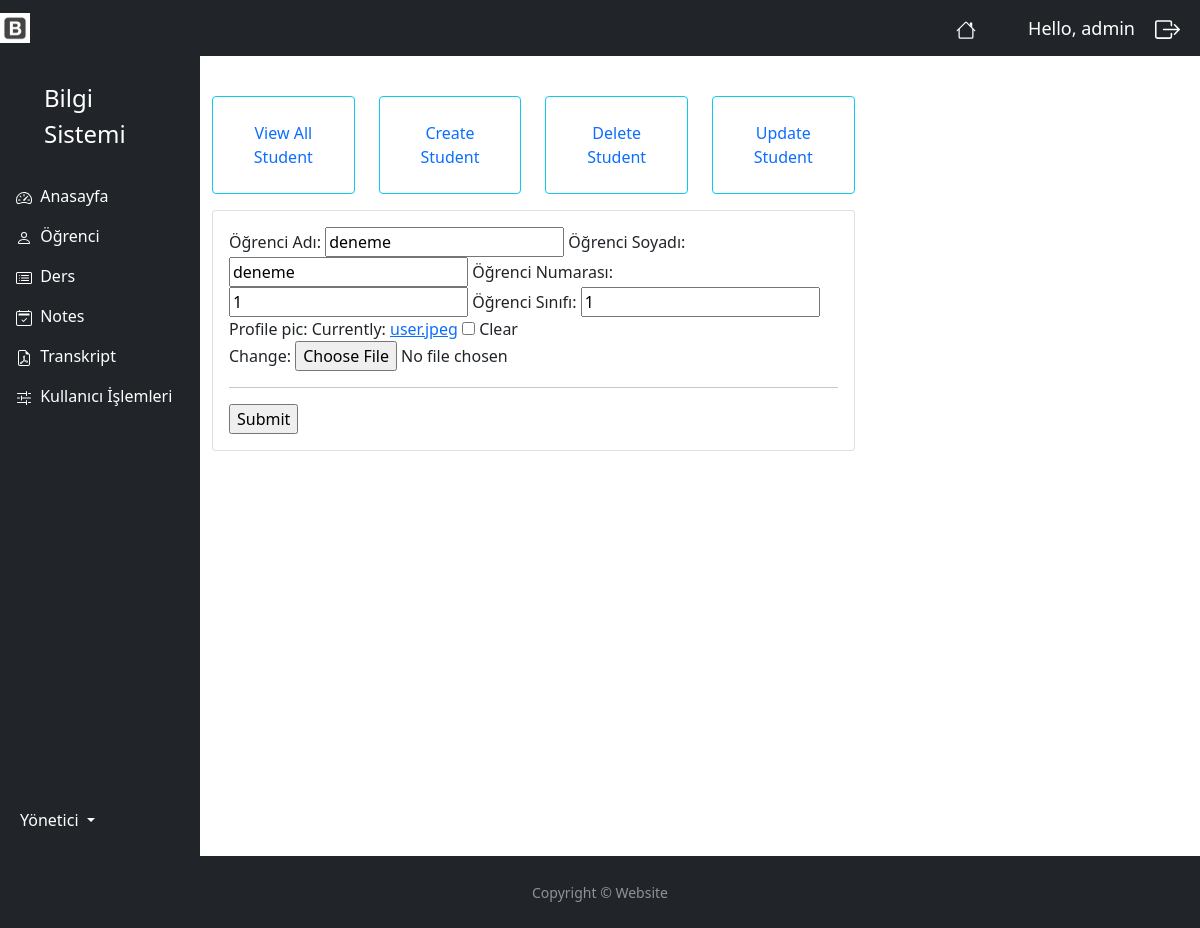
Page /update_student/18/ (signed in) on the committed database.
### myapp/models.py (models this page shows, shortened)
class Student(models.Model):
    user =models.OneToOneField(User, blank=True, null=True, on_delete=models.CASCADE)
    name = models.CharField(max_length=50, null=True)
    surname = models.CharField(max_length=50, null=True)
    num = models.IntegerField(null=True, blank=True)
    grade = models.IntegerField(null=True, blank=True)
    profile_pic = models.ImageField(default="user.jpeg", null=True, blank=True)
    department = models.ManyToManyField(Department)

### myapp/decorators.py (the view)
        def wrapper_func(request, *args, **kwargs):
            group =None
            if request.user.groups.exists():
                group = request.user.groups.all()[0].name
            if group in allowed_roles:
                return view_func(request, *args, **kwargs)
            else:
                return HttpResponse('You are not authorized to view this page')

### myapp/forms.py
class StudentForm(ModelForm):
    class Meta:
        model = Student
        fields = '__all__'
        exclude = ['user', 'department']
        labels = {
            'num': 'Öğrenci Numarası',
            'name': 'Öğrenci Adı',
            'surname': 'Öğrenci Soyadı',
            'grade' : 'Öğrenci Sınıfı'
        }
    widgets = {
        'num': forms.NumberInput(attrs={'class':'form-control'}),
        'name': forms.TextInput(attrs={'class':'form-control'}),
        'surname': forms.TextInput(attrs={'class':'form-control'}),
        'grade': forms.NumberInput(attrs={'class':'form-control'}),
    }

### myapp/views.py (called while the page is built)
@login_required(login_url='login')
@allowed_users(allowed_roles=['admin'])
def updateStudent(request,pk):
    student = Student.objects.get(id=pk)
    form = StudentForm(instance=student)
    if request.method == 'POST':
        form = StudentForm(request.POST, instance=student)
        if form.is_valid():
            form.save()
            return  redirect('student_update_page')
    context = {'form':form}
    return render(request, 'accounts/student_form.html', context)

### myapp/templates/accounts/student_form.html (shortened to what this page needs)
{% extends 'accounts/main.html' %}
{% load static %}
{% block content %}
{% include 'accounts/dashboard_s.html' %}
    <div class="row">
        <div class="col-md-8">
            <div class="card card-body">
                <form action="" method="post">
                        {{ form }}
                    <hr>
                    <input type="submit" name="Submit">
                </form>
            </div>
        </div>
    </div>
{% endblock %}

### myapp/templates/accounts/navbar.html (shortened to what this page needs)
{% load static %}
<nav class="navbar navbar-expand-lg navbar-dark bg-dark">
  <a href="{% url 'index' %}"><img  width="30" height="30" class="d-inline-block align-top" alt=""  src="{% static 'images/icon.jpeg' %}"></a>
    <span><a href="/" class="nav-link text-white align-middle px-5">
          </a>
    </span>
    <span class="hello-msg">Hello, {{ request.user }} </span>
    <span ><a  class="hello-msg " href="{% url 'logout' %}">
        </a>
    </span>
</nav>

### static/css/main.css (style rules this page uses)
body { background-color: #ebeff5; }

### myapp/templates/accounts/navbar.html (style rules this page uses)
.hello-msg { font-size: 18px; color: #fff; margin-right: 20px; }

### myapp/templates/accounts/footer.html (style rules this page uses)
html, body { height: 100%; }

### rows in the picture
Student: name "deneme", surname "deneme", num "1", grade "1"

### other values in the picture
{{ request.user }} "admin"
